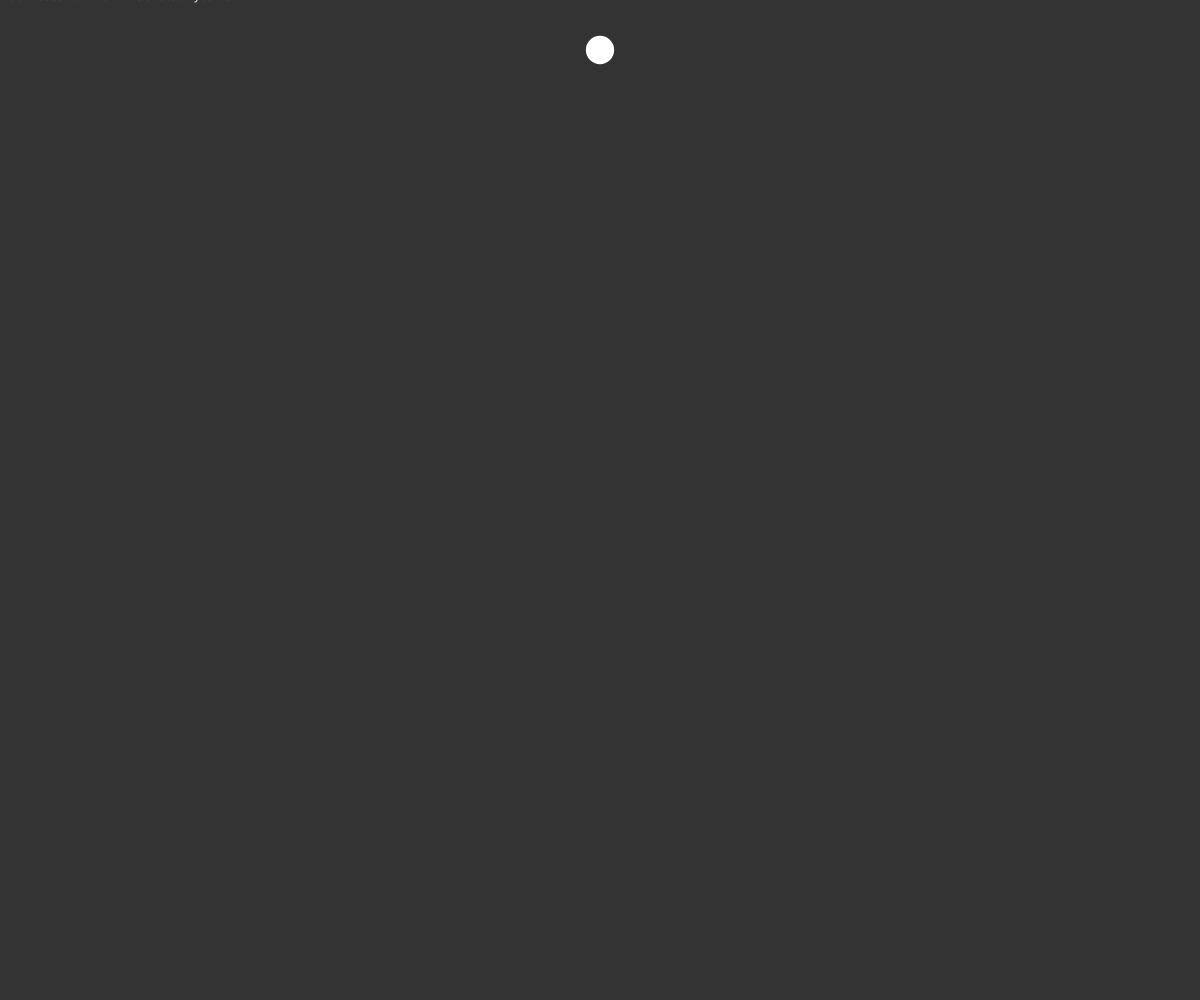
Frame 1 (no input)
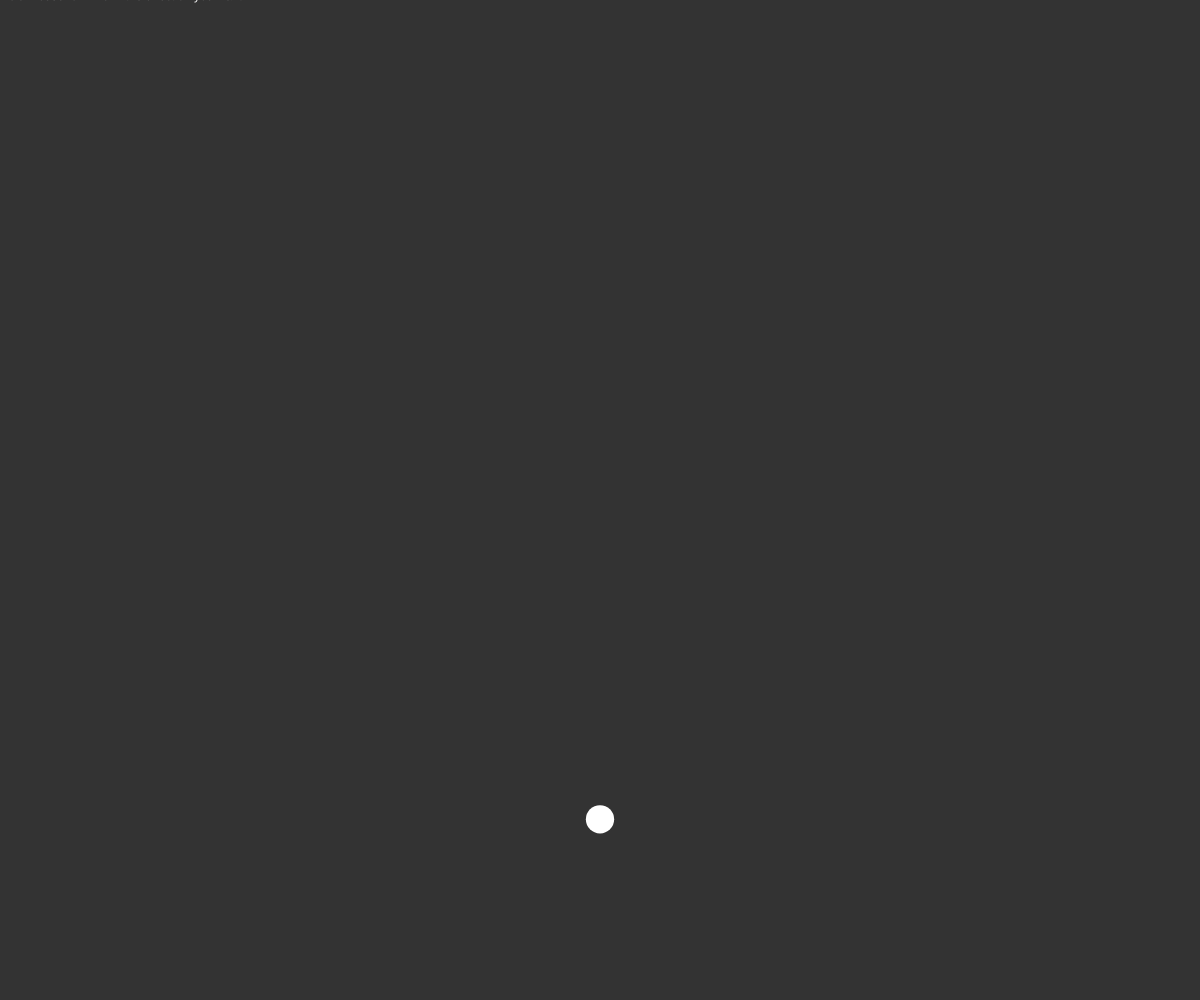
Frame 60 (no input)
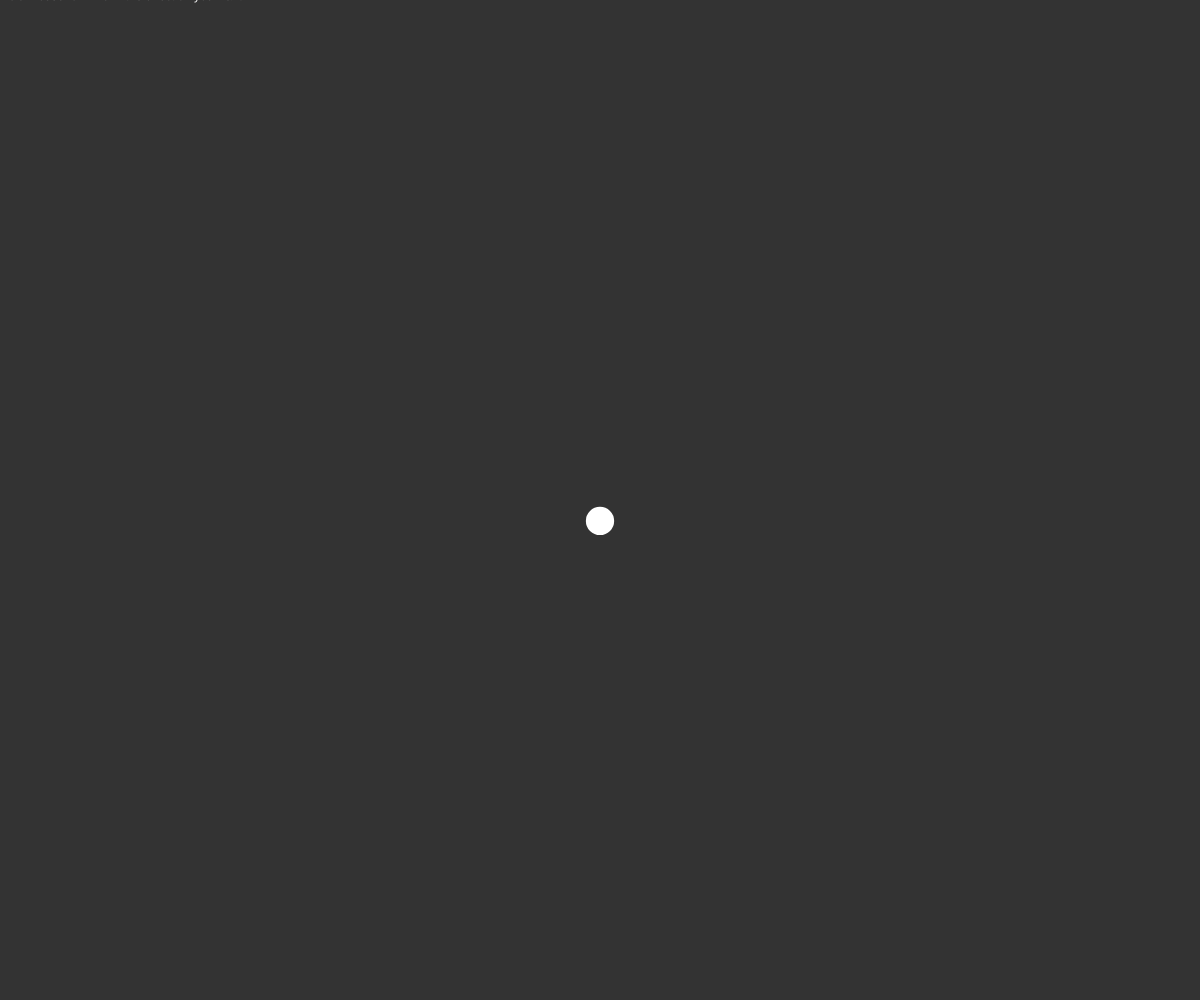
Frame 120 (the mouse pressed at the canvas centre since frame 60)

The p5.js sketch that drew these frames (run headless with seeded random() and noise() and a simulated clock; from frame 60 on, the mouse is pressed at the canvas centre):

// p5.js sketch
// ── sketch.js
let b;

function setup() {
  createCanvas(windowWidth, windowHeight);
  b = new Ball(createVector(width / 2, 50), 2);
}

function draw() {
  background(51);
  b.run();
  text("Hold mouse for wind in the direction you want", 0, 0);
  if (mouseIsPressed) {
    if (mouseX < b.pos.x) {
      let w = createVector(0.4, 0);
      b.applyForce(w);
    } else if (mouseX > b.pos.x) {
      let w = createVector(-0.4, 0);
      b.applyForce(w);
    }

    if (mouseY < b.pos.y) {
      let w = createVector(0, 0.4);
      b.applyForce(w);
    } else if (mouseY > b.pos.y) {
      let w = createVector(0, -0.4);
      b.applyForce(w);
    }
  }
}
// ── Ball.js
class Ball {
  constructor(pos, mass) {
    this.pos = pos;
    this.vel = createVector();
    this.acc = createVector();
    this.mass = mass;
    this.r = sqrt(this.mass) * 10;
  }

  run() {
    this.render();
    this.update();
    this.applyG();
    this.bounce();
  }

  applyForce(force) {
    let f = p5.Vector.div(force, this.mass);
    this.acc.add(f);
  }

  bounce() {
    if (this.pos.x > width - this.r) {
      this.pos.x = width - this.r;
      this.vel.x *= -0.83;
    } else if (this.pos.x < this.r) {
      this.pos.x = this.r;
      this.vel.x *= -0.83;
    }

    if (this.pos.y > height - this.r) {
      this.pos.y = height - this.r;
      this.vel.y *= -0.83;
    } else if (this.pos.y < this.r) {
      this.pos.y = this.r;
      this.vel.y *= -0.83;
    }
  }

  applyG() {
    let g = createVector(0, 0.7);
    this.acc.add(g);
  }

  update() {
    this.vel.add(this.acc);
    this.pos.add(this.vel);
    this.acc.mult(0);
  }

  render() {
    fill(255);
    noStroke();
    ellipse(this.pos.x, this.pos.y, this.r * 2, this.r * 2);
  }
}
